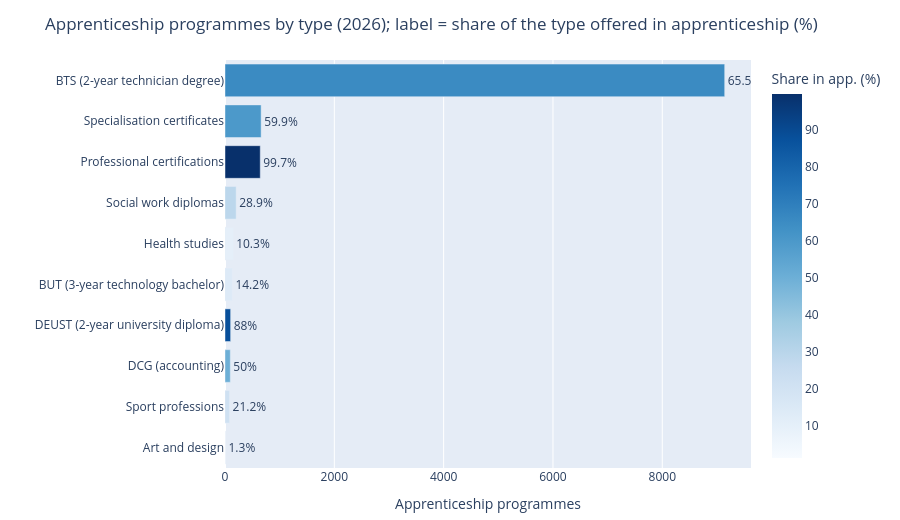

Notebook code cell kept with this figure:
### Markdown cell above
### 8.2 Query 1: grouping

### Code cell
results["figs"]["q1_types"].show()
results["q1"]["by_type"].head(10)

### Figure 1 — Plotly figure (JSON) as saved in the notebook; plotly's stock layout.template omitted (floating-point values rounded to 4 significant figures)
{"data": [{"hovertemplate": "Apprenticeship programmes=%{x}<br>=%{y}<br>Share in app. (%)=%{marker.color}<extra></extra>", "legendgroup": "", "marker": {"color": [1.3, 21.2, 50.0, 88.0, 14.2, 10.3, 28.9, 99.7, 59.9, 65.5], "coloraxis": "coloraxis", "pattern": {"shape": ""}}, "name": "", "orientation": "h", "showlegend": false, "text": [1.3, 21.2, 50.0, 88.0, 14.2, 10.3, 28.9, 99.7, 59.9, 65.5], "textposition": "outside", "texttemplate": "%{text}%", "type": "bar", "x": [9, 83, 97, 103, 135, 149, 204, 645, 661, 9142], "xaxis": "x", "y": ["Art and design", "Sport professions", "DCG (accounting)", "DEUST (2-year university diploma)", "BUT (3-year technology bachelor)", "Health studies", "Social work diplomas", "Professional certifications", "Specialisation certificates", "BTS (2-year technician degree)"], "yaxis": "y"}], "layout": {"barmode": "relative", "coloraxis": {"autocolorscale": false, "colorbar": {"title": {"text": "Share in app. (%)"}}, "colorscale": [[0.0, "rgb(247,251,255)"], [0.125, "rgb(222,235,247)"], [0.25, "rgb(198,219,239)"], [0.375, "rgb(158,202,225)"], [0.5, "rgb(107,174,214)"], [0.625, "rgb(66,146,198)"], [0.75, "rgb(33,113,181)"], [0.875, "rgb(8,81,156)"], [1.0, "rgb(8,48,107)"]]}, "height": 520, "legend": {"tracegroupgap": 0}, "margin": {"b": 10, "l": 10, "r": 40, "t": 60}, "title": {"text": "Apprenticeship programmes by type (2026); label = share of the type offered in apprenticeship (%)"}, "xaxis": {"anchor": "y", "domain": [0.0, 1.0], "title": {"text": "Apprenticeship programmes"}}, "yaxis": {"anchor": "x", "domain": [0.0, 1.0], "title": {"text": ""}}}}
